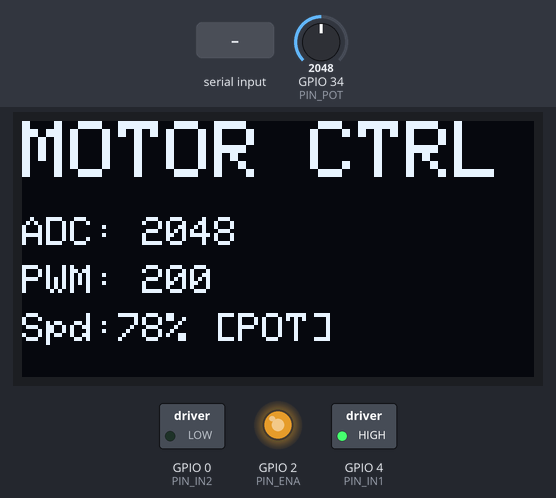
This sketch was run on a simulated ESP32. On the bench: 128×64 one-colour display, switched loads named in the sketch (green lamp = pin HIGH), output pins drawn as LEDs (lit = HIGH). The inputs (shaded band) are chosen by the test bench; at power-on: GPIO 34 (PIN_POT) = 2048. Nothing arrives over Bluetooth unless stated; what the sketch prints to the serial monitor is not drawn.

Above: at 1.2 s.
1.3 s: "S150\n" received over the second serial link
At 2.1 s:
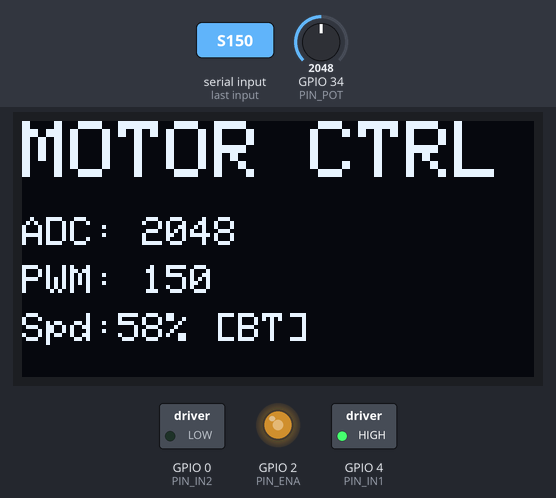
2.8 s: GPIO 34 (PIN_POT) set to 1228
At 5.0 s:
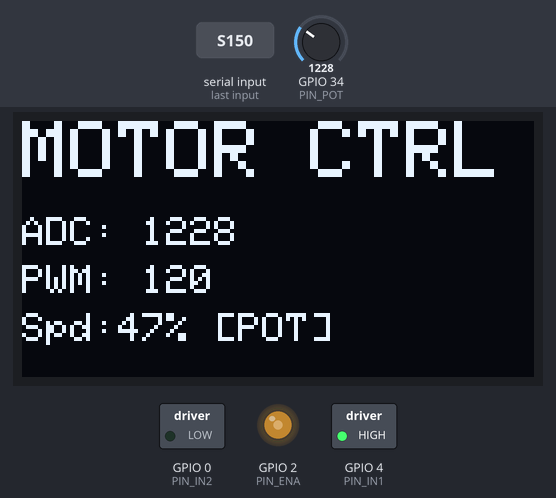
5.8 s: "S,45\n" received over the second serial link
At 6.6 s:
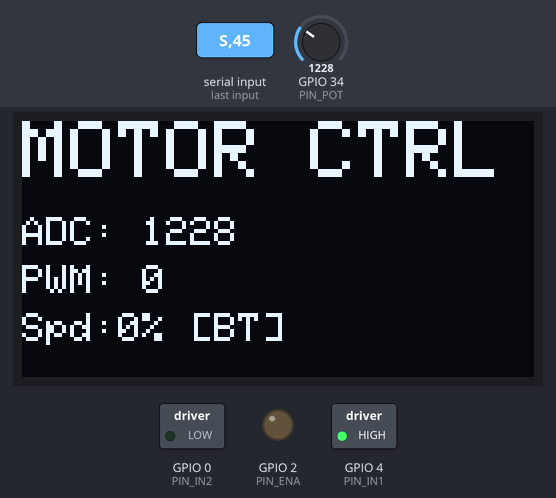
7.4 s: GPIO 34 (PIN_POT) set to 491
At 9.4 s:
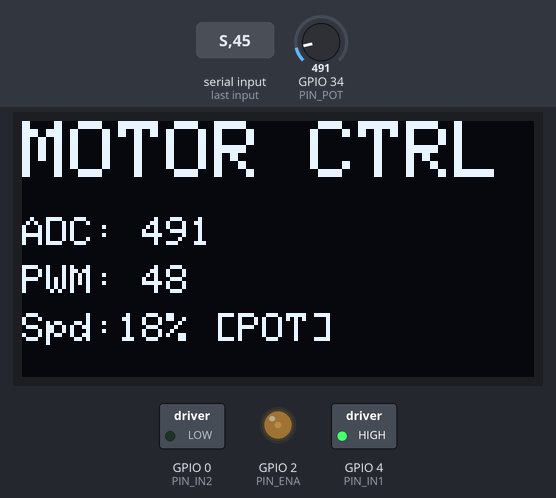
10.4 s: "S90\n" received over the second serial link
At 11.7 s:
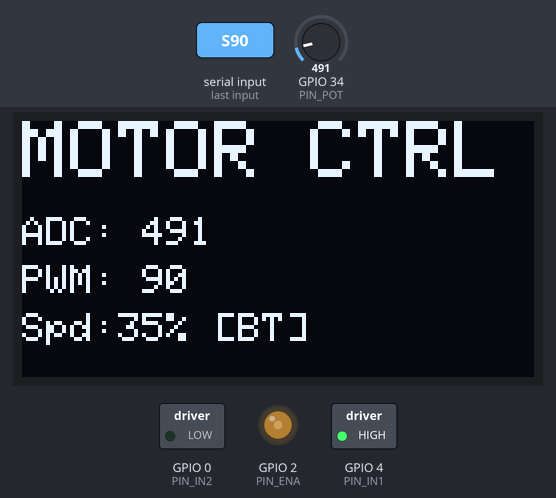
12.0 s: GPIO 34 (PIN_POT) set to 0
At 14.7 s:
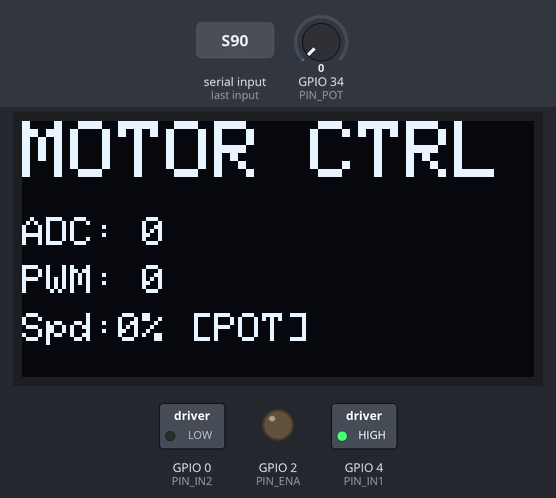
Timing chart, 0 to 16.0 s (numbered marks = the images above; inputs shaded):
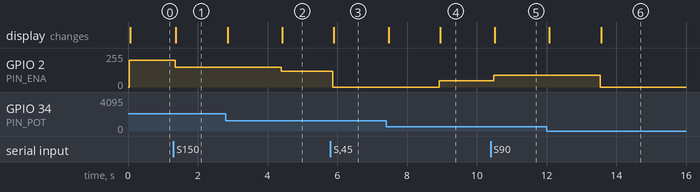

Measured:
- after the input at 1.3 s, GPIO 2 (PIN_ENA): 199/255 → 149/255 after 0.05 s; the display: changes after 0.07 s (image 1)
- after the input at 2.8 s, GPIO 2 (PIN_ENA): 149/255 → 120/255 after 1.6 s; the display: first changes after 0.05 s (image 2 shows a later state)
- after the input at 5.8 s, GPIO 2 (PIN_ENA): 120/255 → 0/255 after 0.08 s; the display: changes after 0.10 s (image 3)
- after the input at 7.4 s, GPIO 2 (PIN_ENA): 0/255 → 48/255 after 1.5 s; the display: first changes after 0.07 s (image 4 shows a later state)
- after the input at 10.4 s, GPIO 2 (PIN_ENA): 48/255 → 90/255 after 0.09 s; the display: changes after 0.12 s (image 5)
- after the input at 12.0 s, GPIO 2 (PIN_ENA): 90/255 → 0/255 after 1.5 s; the display: first changes after 0.09 s (image 6 shows a later state)

The sketch:

motor_controller.ino
```cpp
#include <Wire.h>
#include <Adafruit_GFX.h>
#include <Adafruit_SSD1306.h>
#include "BluetoothSerial.h"

#define PIN_ENA   2
#define PIN_IN1   4
#define PIN_IN2   0
#define PIN_POT   34
#define PWM_CHANNEL   0
#define PWM_FREQ      1000
#define PWM_RES       8
#define NUM_SAMPLES   10

#define SCREEN_WIDTH 128
#define SCREEN_HEIGHT 64
#define OLED_ADDR 0x3C

#define BT_TIMEOUT_MS 3000

Adafruit_SSD1306 display(SCREEN_WIDTH, SCREEN_HEIGHT, &Wire, -1);
BluetoothSerial SerialBT;

int btTargetPWM = -1;          // -1 means no active BT command
unsigned long lastBTCommandTime = 0;
bool btActive = false;

int readPotSmoothed() {
  long sum = 0;
  for (int i = 0; i < NUM_SAMPLES; i++) {
    sum += analogRead(PIN_POT);
    delay(1);
  }
  return sum / NUM_SAMPLES;
}

// Parses commands like "S150" -> sets btTargetPWM = 150
void handleBTInput() {
  static String buf = "";
  while (SerialBT.available()) {
    char c = SerialBT.read();
    if (c == '\n' || c == '\r') {
      if (buf.length() > 0) {
        if (buf[0] == 'S' || buf[0] == 's') {
          int val = buf.substring(1).toInt();
          val = constrain(val, 0, 255);
          btTargetPWM = val;
          lastBTCommandTime = millis();
          btActive = true;
          SerialBT.print("OK PWM=");
          SerialBT.println(val);
        }
        buf = "";
      }
    } else {
      buf += c;
    }
  }
}

void setup() {
  Serial.begin(115200);
  pinMode(PIN_IN1, OUTPUT);
  pinMode(PIN_IN2, OUTPUT);
  digitalWrite(PIN_IN1, HIGH);
  digitalWrite(PIN_IN2, LOW);

  ledcSetup(PWM_CHANNEL, PWM_FREQ, PWM_RES);
  ledcAttachPin(PIN_ENA, PWM_CHANNEL);

  Wire.begin(21, 22);
  if (!display.begin(SSD1306_SWITCHCAPVCC, OLED_ADDR)) {
    Serial.println("OLED init failed");
    while (1);
  }
  display.clearDisplay();
  display.setTextColor(SSD1306_WHITE);
  display.setTextSize(1);

  SerialBT.begin("ESP32_MotorCtrl");  // Bluetooth device name
  Serial.println("Motor controller ready. BT: ESP32_MotorCtrl");
}

void loop() {
  handleBTInput();

  // Failsafe: revert to pot if BT goes silent
  if (btActive && (millis() - lastBTCommandTime > BT_TIMEOUT_MS)) {
    btActive = false;
    btTargetPWM = -1;
  }

  int adcVal = readPotSmoothed();
  int potPWM = map(adcVal, 0, 2600, 0, 255);
  potPWM = constrain(potPWM, 0, 255);

  int pwmVal = btActive ? btTargetPWM : potPWM;
  ledcWrite(PWM_CHANNEL, pwmVal);

  Serial.print("ADC: ");
  Serial.print(adcVal);
  Serial.print(" | PWM: ");
  Serial.print(pwmVal);
  Serial.println(btActive ? " | Source: BT" : " | Source: POT");

  display.clearDisplay();
  display.setCursor(0, 0);
  display.setTextSize(2);
  display.println("MOTOR CTRL");
  display.setTextSize(1);
  display.setCursor(0, 24);
  display.print("ADC: ");
  display.println(adcVal);
  display.setCursor(0, 36);
  display.print("PWM: ");
  display.println(pwmVal);
  display.setCursor(0, 48);
  int pct = map(pwmVal, 0, 255, 0, 100);
  display.print("Spd:");
  display.print(pct);
  display.print("% ");
  display.println(btActive ? "[BT]" : "[POT]");
  display.display();

  delay(50);
}
```
